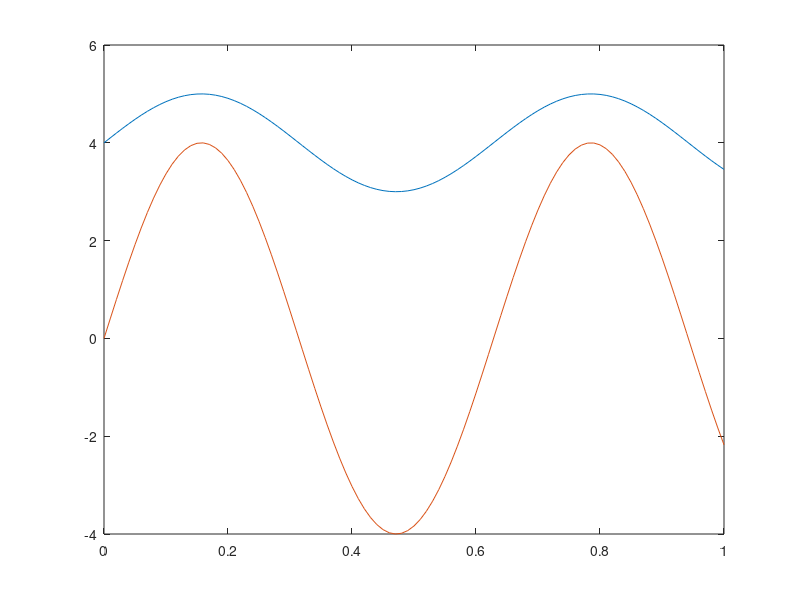

Source code (MATLAB): (Note: this script raises an error after producing the figure.)




t = 0:0.01:1;

s1 = 4 + sin(10*t);
s2 = 4*sin(10*t);

plot(t,s1,t,s2);

[acor,lag] = xcorr(s1,s2,'coeff');

[~,I] = max(abs(acor));
lagDiff = lag(I);
timeDiff = lagDiff/fe;

figure
plot(lag/fe,acor)
title('Cross correllation - Filtered value - Teta - ')

grid on 